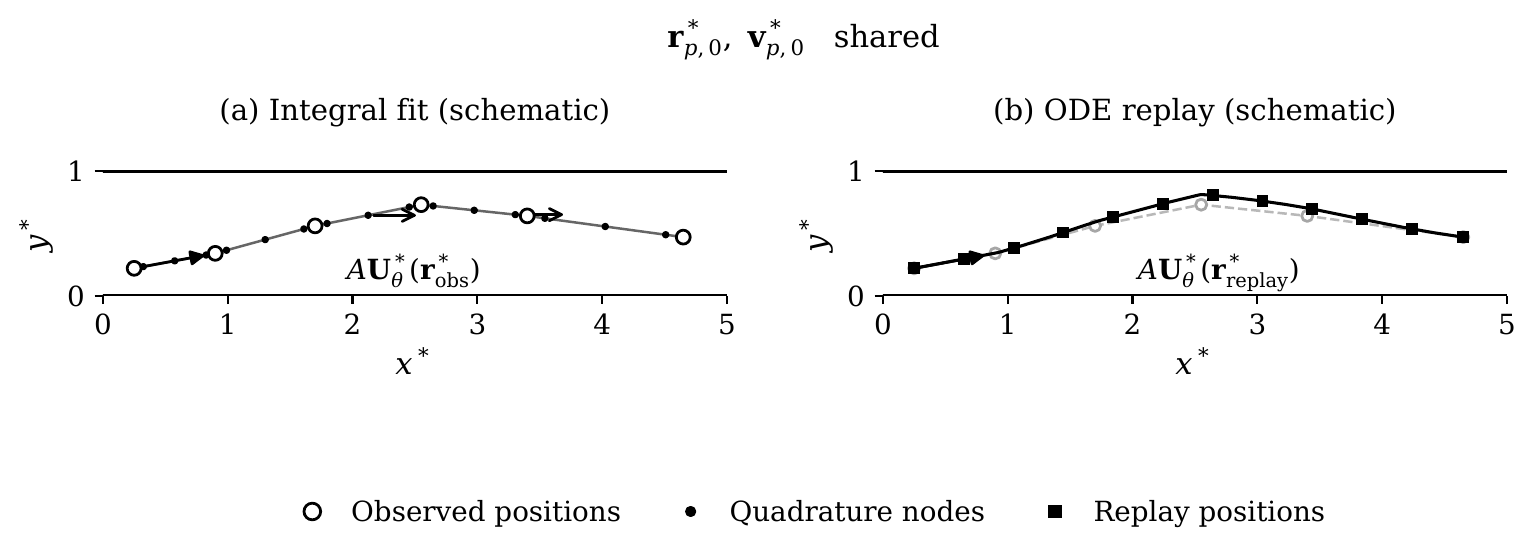

This figure's Python source:
"""Observed-curve quadrature versus independent replay: schematic only.

Run: MPLCONFIGDIR=/tmp/mpl-cache python figs/inverse-flow-fit-replay.py
Source: inverse_fromtrajectory_to_FlowReconstruction, revision d5e9b5a.
The curves below illustrate evaluation locations; no model or ODE is evaluated.
"""
from pathlib import Path

import matplotlib

matplotlib.use("Agg")
import matplotlib.pyplot as plt
import numpy as np
from matplotlib.lines import Line2D


def main():
    plt.rcParams.update({"font.family": "DejaVu Serif", "font.size": 11,
                         "mathtext.fontset": "dejavuserif", "pdf.fonttype": 42})
    observed = np.array([[0.25, 0.22], [0.9, 0.34], [1.7, 0.56],
                         [2.55, 0.73], [3.4, 0.64], [4.65, 0.47]])
    # Three Gauss nodes strictly inside each observed segment.
    nodes = (np.polynomial.legendre.leggauss(3)[0] + 1) / 2
    quadrature = (observed[:-1, None] * (1-nodes)[None, :, None]
                  + observed[1:, None] * nodes[None, :, None]).reshape(-1, 2)
    x = np.linspace(observed[0, 0], observed[-1, 0], 321)
    phase = np.maximum(x - observed[1, 0], 0) / (observed[-1, 0]-observed[1, 0])
    replay = np.column_stack((x, np.interp(x, *observed.T) + 0.085*np.sin(np.pi*phase)**2))
    # The replay shares the first segment, hence the same initial tangent.
    fig = plt.figure(figsize=(7.8, 2.9))
    axes = [fig.add_axes([0.07, 0.35, 0.40, 0.48]),
            fig.add_axes([0.57, 0.35, 0.40, 0.48])]
    titles = ["(a) Integral fit (schematic)", "(b) ODE replay (schematic)"]
    for ax, title in zip(axes, titles):
        for y in (0, 1):
            ax.plot([0, 5], [y, y], "k-", lw=1.2)
        ax.set(xlim=(0, 5), ylim=(0, 1), aspect="equal",
                xlabel=r"$x^*$", ylabel=r"$y^*$")
        ax.set_xticks([0, 1, 2, 3, 4, 5])
        ax.set_yticks([0, 1])
        ax.tick_params(length=3, labelsize=10)
        ax.set_title(title, fontsize=10.5, pad=18)
        for spine in ax.spines.values():
            spine.set_visible(False)
    fit, independent = axes
    fit.plot(*observed.T, color="0.4", lw=0.9)
    fit.plot(*observed.T, "o", mfc="white", mec="black", ms=5, zorder=4)
    fit.plot(*quadrature.T, "k.", ms=3.3, zorder=5)
    for point in quadrature[[7, 11]]:
        fit.annotate("", xy=point+[0.44, 0], xytext=point,
                     arrowprops={"arrowstyle": "->", "color": "black", "lw": 1.0})
    fit.text(2.5, 0.11, r"$A\mathbf{U}_\theta^*(\mathbf{r}_{\mathrm{obs}}^*)$",
              ha="center", fontsize=10)
    independent.plot(*observed.T, "--", color="0.72", lw=0.9)
    independent.plot(*observed.T, "o", mfc="white", mec="0.65", ms=4)
    independent.plot(*replay.T, color="black", lw=1.1)
    samples = replay[np.linspace(0, len(replay)-1, 12, dtype=int)]
    independent.plot(*samples.T, "ks", ms=3.3, zorder=4)
    for ax in axes:
        delta = np.array([0.62, 0.62*(observed[1, 1]-observed[0, 1])/(observed[1, 0]-observed[0, 0])])
        ax.annotate("", xy=observed[0]+delta, xytext=observed[0],
                    arrowprops={"arrowstyle": "-|>", "lw": 1.0, "color": "black"})
    independent.text(2.7, 0.11, r"$A\mathbf{U}_\theta^*(\mathbf{r}_{\mathrm{replay}}^*)$",
                     ha="center", fontsize=10)
    fig.text(0.52, 0.91, r"$\mathbf{r}_{p,0}^*,\ \mathbf{v}_{p,0}^*\quad\mathrm{shared}$",
              ha="center", fontsize=11)
    handles = [Line2D([], [], marker="o", mfc="white", mec="black", ls="none",
                      label="Observed positions"),
               Line2D([], [], marker=".", color="black", ls="none", label="Quadrature nodes"),
               Line2D([], [], marker="s", color="black", ls="none", ms=4, label="Replay positions")]
    fig.legend(handles=handles, loc="lower center", bbox_to_anchor=(0.52, 0.04),
                ncol=3, frameon=False, fontsize=10, columnspacing=1.5, handletextpad=0.4)
    fig.canvas.draw()
    for ax in axes:
        origin, dx, dy = ax.transData.transform([[0, 0], [1, 0], [0, 1]])
        assert np.isclose(np.linalg.norm(dx-origin), np.linalg.norm(dy-origin))
    assert np.all((replay[:, 1] > 0) & (replay[:, 1] < 1))
    fig.savefig(Path(__file__).with_suffix(".pdf"), bbox_inches="tight",
                metadata={"Title": "Observed-curve fit and independent replay, schematic",
                          "CreationDate": None, "ModDate": None})
    plt.close(fig)


if __name__ == "__main__":
    main()
